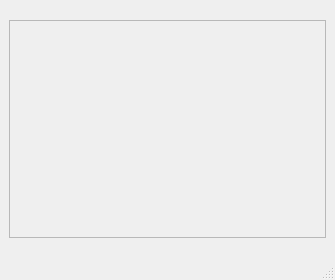
<?xml version="1.0" encoding="UTF-8"?>
<ui version="4.0">
 <class>MainWindow</class>
 <widget class="QMainWindow" name="MainWindow">
  <property name="geometry">
   <rect>
    <x>0</x>
    <y>0</y>
    <width>335</width>
    <height>280</height>
   </rect>
  </property>
  <property name="windowTitle">
   <string>QMaskedButton Example</string>
  </property>
  <widget class="QWidget" name="centralwidget">
   <layout class="QGridLayout" name="gridLayout">
    <item row="0" column="0">
     <widget class="QFrame" name="frame">
      <property name="minimumSize">
       <size>
        <width>317</width>
        <height>218</height>
       </size>
      </property>
      <property name="maximumSize">
       <size>
        <width>317</width>
        <height>218</height>
       </size>
      </property>
      <property name="frameShape">
       <enum>QFrame::Shape::StyledPanel</enum>
      </property>
      <property name="frameShadow">
       <enum>QFrame::Shadow::Raised</enum>
      </property>
     </widget>
    </item>
   </layout>
  </widget>
  <widget class="QMenuBar" name="menubar">
   <property name="geometry">
    <rect>
     <x>0</x>
     <y>0</y>
     <width>335</width>
     <height>22</height>
    </rect>
   </property>
  </widget>
  <widget class="QStatusBar" name="statusbar"/>
 </widget>
 <resources/>
 <connections/>
</ui>
